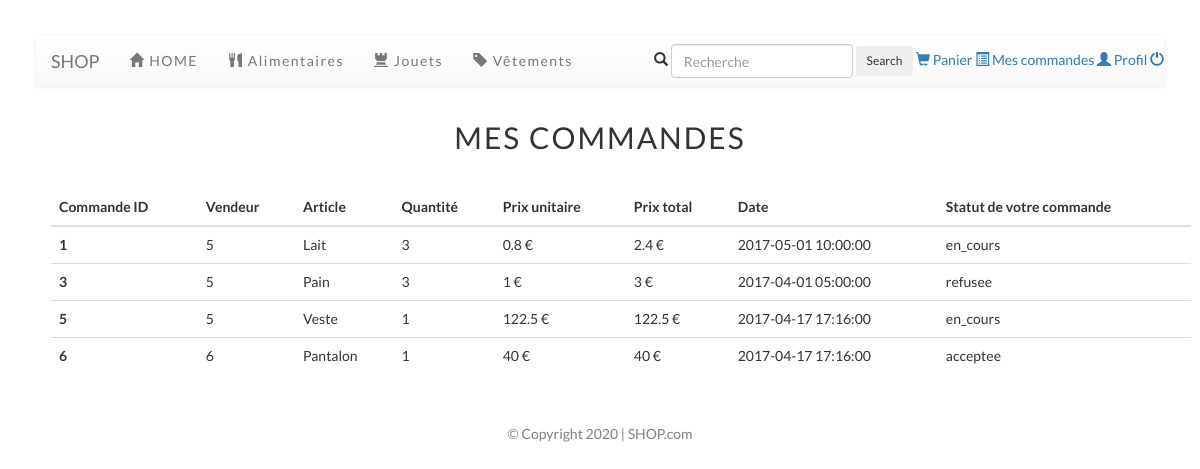
Page /mescommandes.php (signed in) on the committed database.
### tables this page shows
CREATE TABLE `commande` (
  `cmdid` int(11) NOT NULL,
  `pid` int(11) NOT NULL,
  `uid` int(11) NOT NULL,
  `qte` int(10) UNSIGNED NOT NULL,
  `date` datetime NOT NULL,
  `statut` enum('en_cours','acceptee','refusee','') NOT NULL
);

CREATE TABLE `produits` (
  `pid` int(11) NOT NULL,
  `nom` varchar(50) NOT NULL,
  `description` text NOT NULL,
  `qte` int(11) UNSIGNED NOT NULL,
  `prix` float UNSIGNED NOT NULL,
  `uid` int(11) NOT NULL,
  `ctid` int(11) NOT NULL
);

### auth/loader.php (called while the page is built, shortened)
<?php
spl_autoload_register(function ($class) {
    $path = explode('\\',$class);
    $class = array_pop($path);
});
$idm = new Pw\Auth\Identity\IdentityManager();

### auth/IdentityManager.php (called while the page is built, shortened)
<?php
class IdentityManager implements \ArrayAccess{
    protected $storage;
    public function __construct(&$storage = null){
        if (is_array($storage)) {
            $this->storage = &$storage;
        } elseif ($storage instanceof ArrayAccess) {
            $this->storage = $storage;
        } else {
            $this->storage = &$_SESSION;
        }
    }
    public function hasIdentity(){
        return isset($this->storage[self::IDKEY]) && isset($this->storage[self::IDKEY]['identity']);
    }
    public function hasUid(){
        return $this->hasIdentity() && isset($this->storage[self::IDKEY]['uid']);
    }
    public function getUid(){
        return $this->storage[self::IDKEY]['uid'];
    }
}

### mescommandes.php (the view, shortened to what this page needs)
<?php
	require('auth/EtreAuthentifie.php');
	$id = $idm->getUid();
    $res = $db->prepare('SELECT cmdid, produits.uid, commande.qte, prix, date, statut, nom FROM commande INNER JOIN produits ON commande.pid = produits.pid WHERE commande.uid ='.$id.' ORDER BY cmdid');
    $res->execute(['id'=>$id]);
    require ('include/header_ach.php');
?>
<p class = "titre"> Mes commandes </p>
<div class ="container">
    <div class="row">
        <div class="col-lg-12 col-md-12 col-sm-12 col-xs-12">
            <table class = "table">
                <thead>
                    <tr>
                        <th>Commande ID</th>
						<th>Vendeur</th>
						<th>Article</th>
                        <th>Quantité</th>
						<th>Prix unitaire</th>
						<th>Prix total</th>
                        <th>Date</th>
                        <th>Statut de votre commande</th>
                    </tr>
                </thead>
                <tbody>
<?php
                    foreach ($res as $value){
						$uid = $value['uid'];
						$nom = $value ['nom'];
                        $cmdid = $value ['cmdid'];
                        $qte = $value['qte'];
                        $date = $value ['date'];
                        $statut = $value ['statut'];
						$prix = $value ['prix'];
						$prix_total = $prix*$qte;
?>
                        <tr>
                            <th><?php echo $cmdid ;?></th>
							<td><?php echo $uid ;?></td>
							<td><?php echo htmlspecialchars ($nom) ;?></td>
                            <td><?php echo $qte ;?></td>
							<td><?php echo $prix.' €' ;?></td>
							<td><?php echo $prix_total.' €' ;?></td>
                            <td><?php echo $date ;?></td>
                            <td><?php echo htmlspecialchars ($statut) ;?></td>
                        </tr>
<?php
                    }
?>
                </tbody>
            </table>
        </div>
    </div>
</div>
<?php
	require ('include/footer.php');
?>

### include/header_ach.php (style rules this page uses)
.titre { text-align : center; text-transform: uppercase; letter-spacing: 2px; font-size : 3rem; margin-top: 3rem; margin-bottom: 3rem; }
body { font-family: "Lato"; padding : 3%; }

### rows in the picture
commande: cmdid "1", pid.uid "5", pid.nom "Lait", qte "3", pid.prix "0.8", prix_total "2.4", date "2017-05-01 10:00:00", statut "en_cours"
commande: cmdid "3", pid.uid "5", pid.nom "Pain", qte "3", pid.prix "1", date "2017-04-01 05:00:00", statut "refusee"
commande: cmdid "5", pid.uid "5", pid.nom "Veste", qte "1", pid.prix "122.5", date "2017-04-17 17:16:00", statut "en_cours"
commande: cmdid "6", pid.uid "6", pid.nom "Pantalon", qte "1", pid.prix "40", date "2017-04-17 17:16:00", statut "acceptee"
